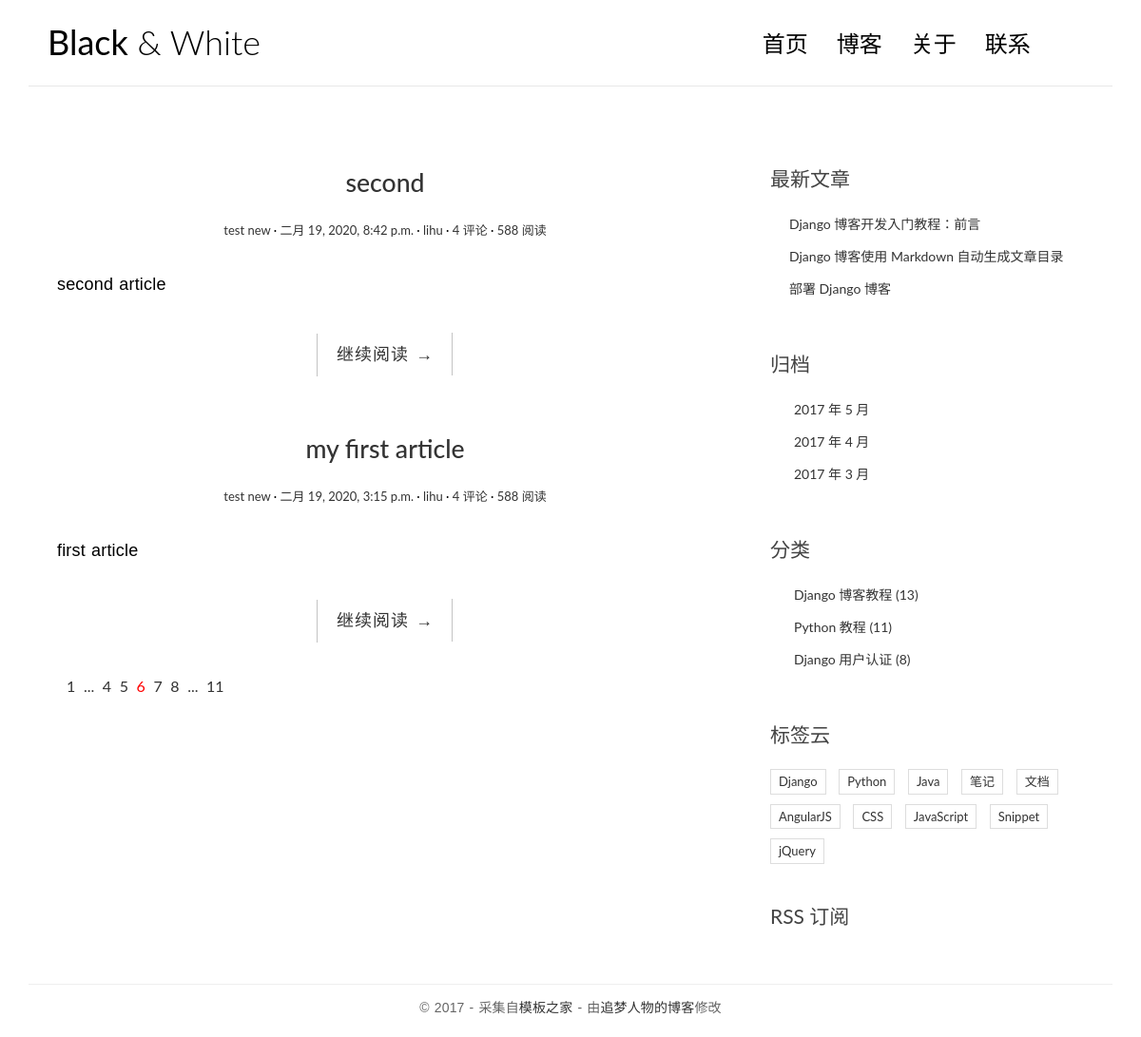
Before: / with the older database file.
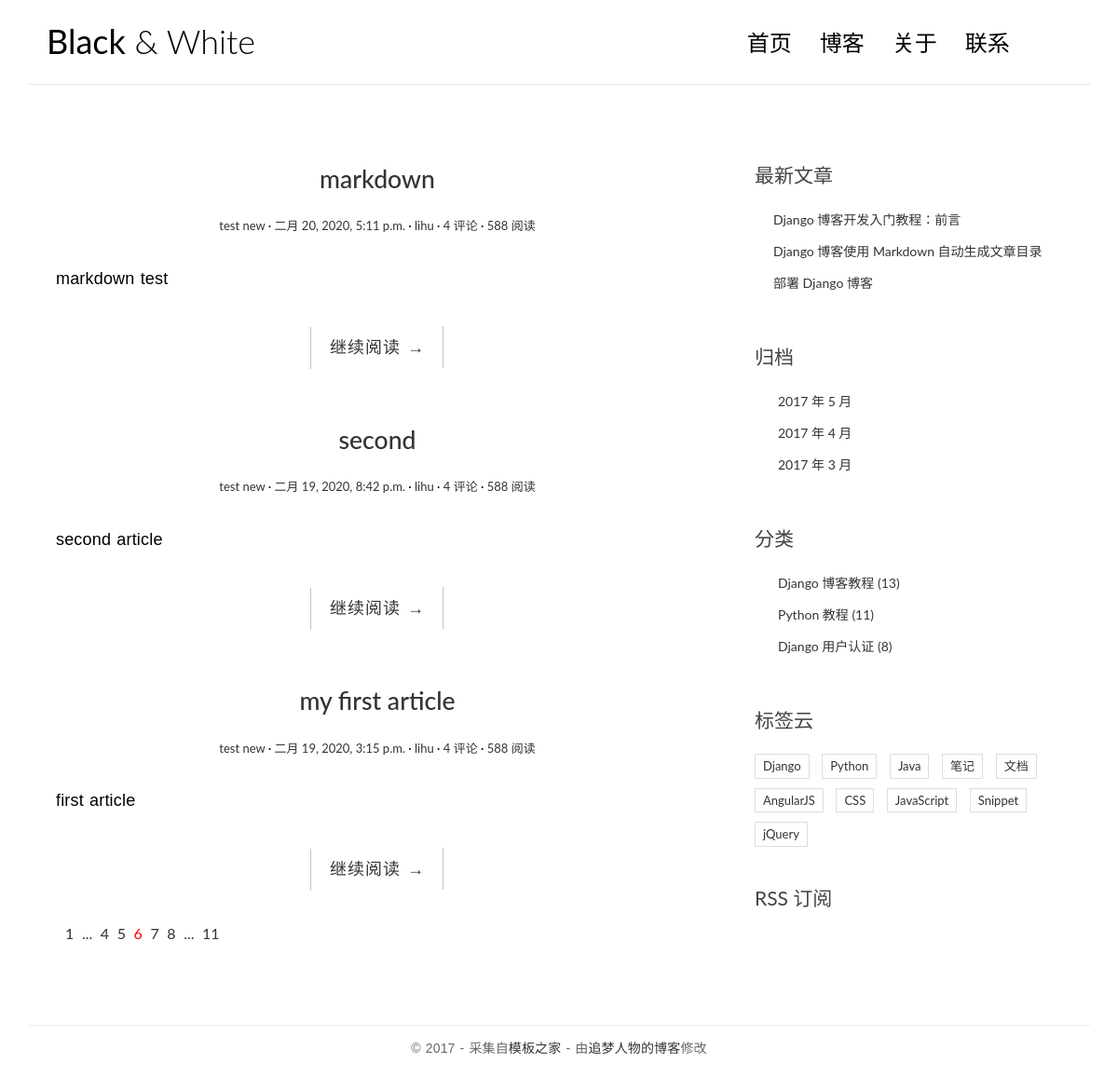
After: the same page with the newer database file.
### blog/models.py (models this page shows, shortened)
class Post(models.Model):
    title = models.CharField("标题", max_length=70)
    text = models.TextField("内容", )
    created_time = models.DateTimeField("创建时间", default=timezone.now)
    modified_time = models.DateTimeField("修改时间", )
    excerpt = models.CharField("摘要", max_length=200, blank=True)
    category = models.ForeignKey(Category,
                                 verbose_name="分类",
                                 on_delete=models.CASCADE)
    tag = models.ManyToManyField(Tag, verbose_name="标签", blank=True)
    author = models.ForeignKey(User,
                               verbose_name="作者",
                               on_delete=models.CASCADE)
    class Meta:
        verbose_name = "文章"
        verbose_name_plural = verbose_name

class Category(models.Model):
    name = models.CharField(max_length=100)
    class Meta:
        verbose_name = "分类"
        verbose_name_plural = verbose_name

### blog/views.py (the view)
# urls.py: path("", views.index, name="index"),
def index(request):
    post_list = Post.objects.all().order_by('-created_time')
    return render(request,
                  'blog/index.html',
                  context={
                      'title': '李虎的博客首页',
                      'post_list': post_list
                  })

### templates/blog/index.html (shortened to what the changed rows need)
{% load static %}
<!DOCTYPE html>
<html>
<head>
    <link rel="stylesheet" href="{% static 'blog/css/bootstrap.min.css' %}">
    <link rel="stylesheet" href="http://code.ionicframework.com/ionicons/2.0.1/css/ionicons.min.css">
    <link rel="stylesheet" href="{% static 'blog/css/pace.css' %}">
    <link rel="stylesheet" href="{% static 'blog/css/custom.css' %}">
</head>
<body>
<div class="container">
    <header id="site-header">
        <div class="row">
            <div class="col-md-4 col-sm-5 col-xs-8">
                <div class="logo">
                    <h1><a href="index.html"><b>Black</b> &amp; White</a></h1>
                </div>
            </div>
        </div>
    </header>
</div>
<div class="content-body">
    <div class="container">
        <div class="row">
            <main class="col-md-8">
                {% for post in post_list %}
                    <article class="post post-{{ post.pk }}">
                        <header class="entry-header">
                            <h1 class="entry-title">
                                <a href="single.html">{{ post.title }}</a>
                            </h1>
                            <div class="entry-meta">
                                <span class="post-category"><a href="#">{{ post.category.name }}</a></span>
                                <span class="post-date"><a href="#"><time class="entry-date"
                                                                        datetime="{{ post.created_time }}">{{ post.created_time }}</time></a></span>
                                <span class="post-author"><a href="#">{{ post.author }}</a></span>
                                <span class="comments-link"><a href="#">4 评论</a></span>
                                <span class="views-count"><a href="#">588 阅读</a></span>
                            </div>
                        </header>
                        <div class="entry-content clearfix">
                            <p>{{ post.excerpt }}</p>
                            <div class="read-more cl-effect-14">
                                <a href="#" class="more-link">继续阅读 <span class="meta-nav">→</span></a>
                            </div>
                        </div>
                    </article>
                {% empty %}
                    <div class="no-post">暂时还没有发布的文章！</div>
                {% endfor %}
            </main>
        </div>
    </div>
</div>
</body>
</html>

Changed rows visible on the page:
added Post: title "markdown", category.name "test new", created_time "二月 20, 2020, 5:11 p.m.", author "lihu", excerpt "markdown test"
